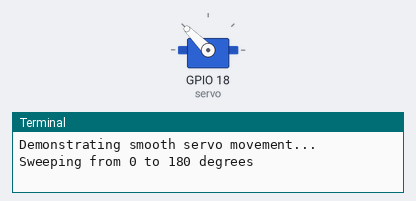
A program run on a simulated Raspberry Pi (BCM pin numbers). On the bench: servo, the last lines printed to the terminal. Servo angles are drawn from the pulse width (0.5 ms = 0°, 2.5 ms = 180°). At 5.7 s the program stops and its outputs stay as they are.

Above: at 1.9 s.
At 4.2 s:
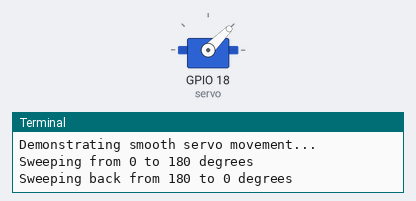
At 4.8 s:
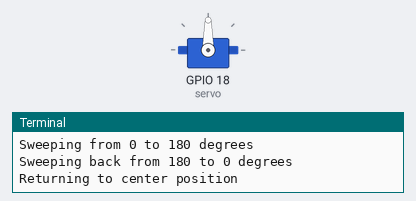
Timing chart, 0 to 6.3 s (numbered marks = the images above):
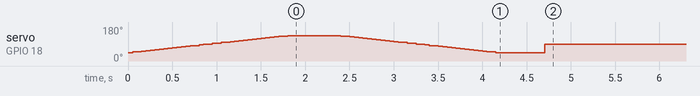

The program:

servo_smooth.py
```python
#!/usr/bin/env python3
"""
Smooth Servo Movement
Demonstrates gradual servo movement for smooth motion
"""

from gpiozero import AngularServo
from time import sleep

servo = AngularServo(18, min_angle=0, max_angle=180)

print("Demonstrating smooth servo movement...")

# Smooth sweep from 0 to 180 degrees
print("Sweeping from 0 to 180 degrees")
for angle in range(0, 181, 5):  # 0 to 180 in steps of 5
    servo.angle = angle
    sleep(0.05)

sleep(0.5)

# Smooth sweep back from 180 to 0
print("Sweeping back from 180 to 0 degrees")
for angle in range(180, -1, -5):  # 180 to 0 in steps of 5
    servo.angle = angle
    sleep(0.05)

sleep(0.5)

# Return to center and detach
print("Returning to center position")
servo.angle = 90
sleep(1)

print("Detaching servo")
servo.detach()
print("Program complete!")
```
